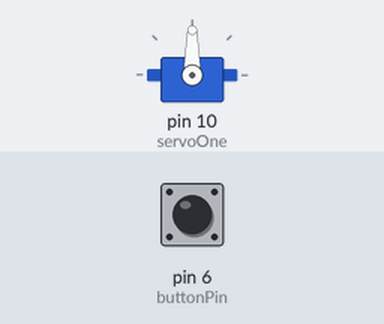
This sketch was run on a simulated Arduino Uno, built with avr-gcc and run on an emulated ATmega328P. Shown: servo. The inputs (shaded band) are chosen by the test bench; at power-on: pin 6 (buttonPin) HIGH.

Above: at 1.2 s.
1.3 s: pin 6 (buttonPin) pulled LOW for 1 s
At 1.75 s:
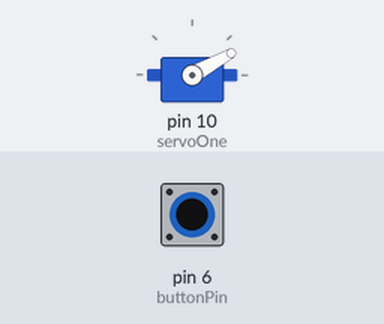
At 3.3 s:
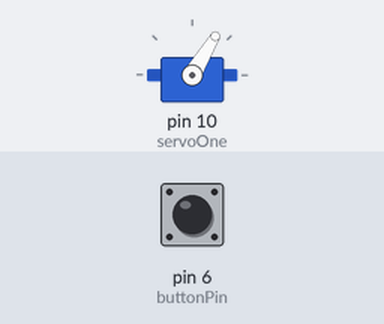
3.9 s: pin 6 (buttonPin) pulled LOW for 0.15 s
Timing chart, 0 to 6.9 s (numbered marks = the images above; inputs shaded):
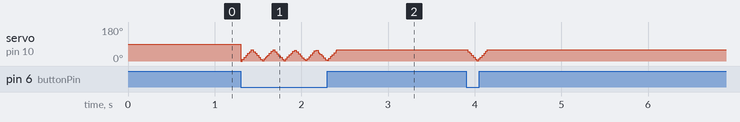

The sketch:

KittyCarwash1.ino.ino
```cpp
/*
   Code adapted from Jeremy Rigor -
   https://arduino.stackexchange.com/questions/17536/controlling-servo-motors-with-push-button-problem-though
*/
#include <Servo.h>

const int buttonPin = 6;        //In a previous version, this was Pin 9, but the docs say: This analog input is connected to a voltage divider for
                                // the lipoly battery so be aware that this pin naturally 'sits' at around 2VDC due to the resistor divider
const int servoPin = 10;

int buttonState = 0;
int directionState = 0;
int pos = 0;

Servo servoOne;                   //Create a servo object

void setup()
{
  Serial.begin(9600);              //This permits communication with the servo

  servoOne.attach(10);             //Servos are connected to the same pin for their control signal
  pinMode(buttonPin, INPUT_PULLUP); //When the switch is open, the buttonPin voltage floats. Adding PULLUP ensures it goes to HIGH
}

void loop()
{
 // Serial.println(buttonState);            //This is for test & debug purposes. We can use Serial Monitor to see what state the Arduino sees the switch in.
  buttonState = digitalRead(buttonPin);

  if (directionState == 0)
  {
    if (buttonState == LOW)
    {
      directionState = 1;
      for (pos = 0; pos < 60; pos = pos + 1)
      {
        servoOne.write(pos);
        delay(2);
      }
    }
  }

  else
  {
    if (buttonState == LOW)
    {
      directionState = 0;
      for (pos = 60; pos > 1; pos = pos - 1)
      {
        servoOne.write(pos);
        delay(2);
      }
    }
  }
}
```
